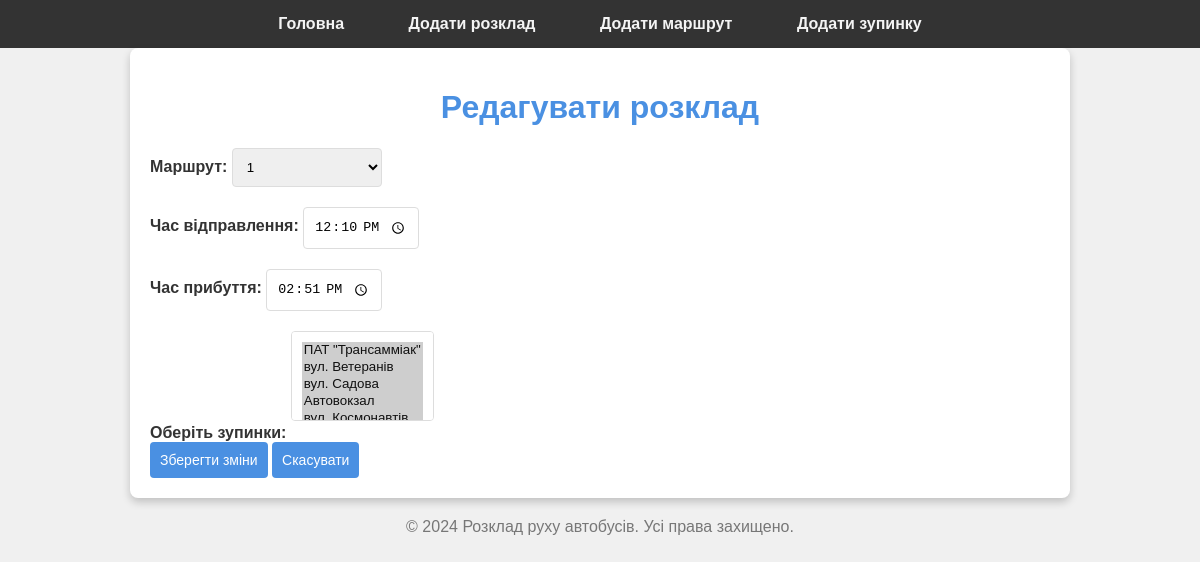
Page /edit/schedule/7/ on the committed database.
### schedule/models.py (models this page shows, shortened)
class Schedule(models.Model):
    route = models.ForeignKey(Route, on_delete=models.CASCADE)
    departure_time = models.TimeField()
    arrival_time = models.TimeField()
    stops = models.ManyToManyField(Stop)

class Route(models.Model):
    number = models.CharField(max_length=100)

class Stop(models.Model):
    location = models.CharField(max_length=100)

### schedule/views.py (the view)
# urls.py: path('edit/schedule/<int:schedule_id>/', edit_schedule, name='edit_schedule'),
def edit_schedule(request, schedule_id):
    schedule = get_object_or_404(Schedule, id=schedule_id)
    if request.method == "POST":
        route_id = request.POST.get('route')
        departure_time = request.POST.get('departure_time')
        arrival_time = request.POST.get('arrival_time')
        stops_ids = request.POST.getlist('stops')
        if route_id and departure_time and arrival_time:
            route = Route.objects.get(id=route_id)
            schedule.route = route
            schedule.departure_time = departure_time
            schedule.arrival_time = arrival_time
            schedule.stops.clear()
            for stop_id in stops_ids:
                stop = Stop.objects.get(id=stop_id)
                schedule.stops.add(stop)
            schedule.save()
            return redirect('schedule_list')
        else:
            return HttpResponse("Будь ласка, заповніть всі поля.", status=400)
    else:
        routes = Route.objects.all()
        stops = Stop.objects.all()
        return render(request, 'schedule/edit_schedule.html', {'schedule': schedule, 'routes': routes, 'stops': stops})

### schedule/templates/schedule/edit_schedule.html (shortened to what this page needs)
{% extends 'base.html' %}
{% block content %}
    <div class="container">
        <h1>{% if schedule %}Редагувати розклад{% else %}Додати новий розклад{% endif %}</h1>
        <form method="POST">
            <div class="form-group">
                <label for="route">Маршрут:</label>
                <select id="route" name="route" required>
                    {% for route in routes %}
                        <option value="{{ route.id }}" {% if schedule and route.id == schedule.route.id %}selected{% endif %}>
                            {{ route.number }}
                        </option>
                    {% endfor %}
                </select>
            </div>
            <div class="form-group">
                <label for="departure_time">Час відправлення:</label>
                <input type="time" id="departure_time" name="departure_time" value="{% if schedule %}{{ schedule.departure_time|time:'H:i' }}{% endif %}" required>
            </div>
            <div class="form-group">
                <label for="arrival_time">Час прибуття:</label>
                <input type="time" id="arrival_time" name="arrival_time" value="{% if schedule %}{{ schedule.arrival_time|time:'H:i' }}{% endif %}" required>
            </div>
            <div class="form-group">
                <label for="stops">Оберіть зупинки:</label>
                <select name="stops" id="stops" multiple>
                    {% for stop in stops %}
                        <option value="{{ stop.id }}" {% if stop in schedule.stops.all %}selected{% endif %}>{{ stop.location }}</option>
                    {% endfor %}
                </select>
            </div>
            <div>
                <button type="submit">{% if schedule %}Зберегти зміни{% else %}Додати розклад{% endif %}</button>
                <button type="button" onclick="window.location.href='{% url 'schedule_list' %}'" class="btn btn-secondary">Скасувати</button>
            </div>
        </form>
    </div>
{% endblock %}

### schedule/static/schedule/styles/styles.css (style rules this page uses)
body { font-family: 'Arial', sans-serif; background-color: #f0f0f0; color: #333; margin: 0; padding: 0; }
.container { width: 80%; margin: 20px auto; background: white; border-radius: 8px; box-shadow: 0 4px 8px rgba(0, 0, 0, 0.2); padding: 20px; }
h1, h2 { text-align: center; color: #4a90e2; }
form { display: flex; flex-direction: column; }
label { margin: 10px 0 5px; font-weight: bold; }
input[type="text"], input[type="time"], select { padding: 10px; margin-bottom: 20px; border: 1px solid #ddd; border-radius: 4px; transition: border-color 0.3s; }
button { padding: 10px; background-color: #4a90e2; border: none; color: white; font-size: 14px; border-radius: 4px; cursor: pointer; transition: background-color 0.3s; }
.container { max-width: 900px; margin: auto; padding: 20px; }

### rows in the picture
Schedule: route "1", departure_time "12:10", arrival_time "14:51", stops "ПАТ \"Трансамміак\" ☑ / вул. Ветеранів ☑ / вул. Садова ☑ / Автовокзал ☑"
